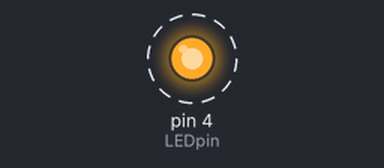
The sketch below on a simulated Arduino Uno, built with avr-gcc and run on an emulated ATmega328P. Parts: output pins drawn as LEDs (lit = HIGH). Dashed ring = blinking.

Above: at 0.2 s.
Timing chart, 0 to 4.6 s (numbered marks = the images above):
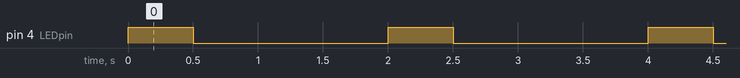

The sketch:

Q1_in_sheet.ino
```cpp
int LEDpin = 4;
int timeOn= 500;
int timeOff= 1500;
void setup() {
  // put your setup code here, to run once:
pinMode(LEDpin,OUTPUT);

}

void loop() {
  // put your main code here, to run repeatedly:
digitalWrite(LEDpin,HIGH);
delay(timeOn);
digitalWrite(LEDpin,LOW);
delay(timeOff);

}
```

Measured:
- by itself, pin 4 (LEDpin): alternates HIGH for 0.50 s and LOW for 1.5 s
